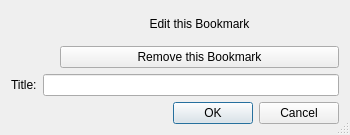
<?xml version="1.0" encoding="UTF-8"?>
<ui version="4.0">
 <class>BookmarkInfoDialog</class>
 <widget class="QDialog" name="BookmarkInfoDialog">
  <property name="geometry">
   <rect>
    <x>0</x>
    <y>0</y>
    <width>350</width>
    <height>135</height>
   </rect>
  </property>
  <property name="windowTitle">
   <string>Edit Bookmark</string>
  </property>
  <property name="sizeGripEnabled">
   <bool>true</bool>
  </property>
  <layout class="QGridLayout" name="gridLayout">
   <item row="0" column="1">
    <layout class="QHBoxLayout" name="horizontalLayout">
     <property name="spacing">
      <number>10</number>
     </property>
     <item>
      <widget class="QLabel" name="icon">
       <property name="text">
        <string/>
       </property>
      </widget>
     </item>
     <item>
      <layout class="QVBoxLayout" name="verticalLayout">
       <item>
        <widget class="QLabel" name="title">
         <property name="sizePolicy">
          <sizepolicy hsizetype="Expanding" vsizetype="Preferred">
           <horstretch>0</horstretch>
           <verstretch>0</verstretch>
          </sizepolicy>
         </property>
         <property name="text">
          <string>Edit this Bookmark</string>
         </property>
         <property name="alignment">
          <set>Qt::AlignCenter</set>
         </property>
        </widget>
       </item>
       <item>
        <widget class="QPushButton" name="removeButton">
         <property name="sizePolicy">
          <sizepolicy hsizetype="Expanding" vsizetype="Fixed">
           <horstretch>0</horstretch>
           <verstretch>0</verstretch>
          </sizepolicy>
         </property>
         <property name="toolTip">
          <string>Press to remove this bookmark</string>
         </property>
         <property name="text">
          <string>Remove this Bookmark</string>
         </property>
        </widget>
       </item>
      </layout>
     </item>
    </layout>
   </item>
   <item row="1" column="0">
    <widget class="QLabel" name="label">
     <property name="text">
      <string>Title:</string>
     </property>
    </widget>
   </item>
   <item row="1" column="1">
    <widget class="QLineEdit" name="titleEdit"/>
   </item>
   <item row="2" column="0" colspan="2">
    <widget class="QDialogButtonBox" name="buttonBox">
     <property name="orientation">
      <enum>Qt::Horizontal</enum>
     </property>
     <property name="standardButtons">
      <set>QDialogButtonBox::Cancel|QDialogButtonBox::Ok</set>
     </property>
    </widget>
   </item>
  </layout>
 </widget>
 <tabstops>
  <tabstop>removeButton</tabstop>
  <tabstop>titleEdit</tabstop>
  <tabstop>buttonBox</tabstop>
 </tabstops>
 <resources/>
 <connections>
  <connection>
   <sender>buttonBox</sender>
   <signal>accepted()</signal>
   <receiver>BookmarkInfoDialog</receiver>
   <slot>accept()</slot>
   <hints>
    <hint type="sourcelabel">
     <x>227</x>
     <y>114</y>
    </hint>
    <hint type="destinationlabel">
     <x>157</x>
     <y>134</y>
    </hint>
   </hints>
  </connection>
  <connection>
   <sender>buttonBox</sender>
   <signal>rejected()</signal>
   <receiver>BookmarkInfoDialog</receiver>
   <slot>reject()</slot>
   <hints>
    <hint type="sourcelabel">
     <x>295</x>
     <y>120</y>
    </hint>
    <hint type="destinationlabel">
     <x>286</x>
     <y>134</y>
    </hint>
   </hints>
  </connection>
 </connections>
</ui>
